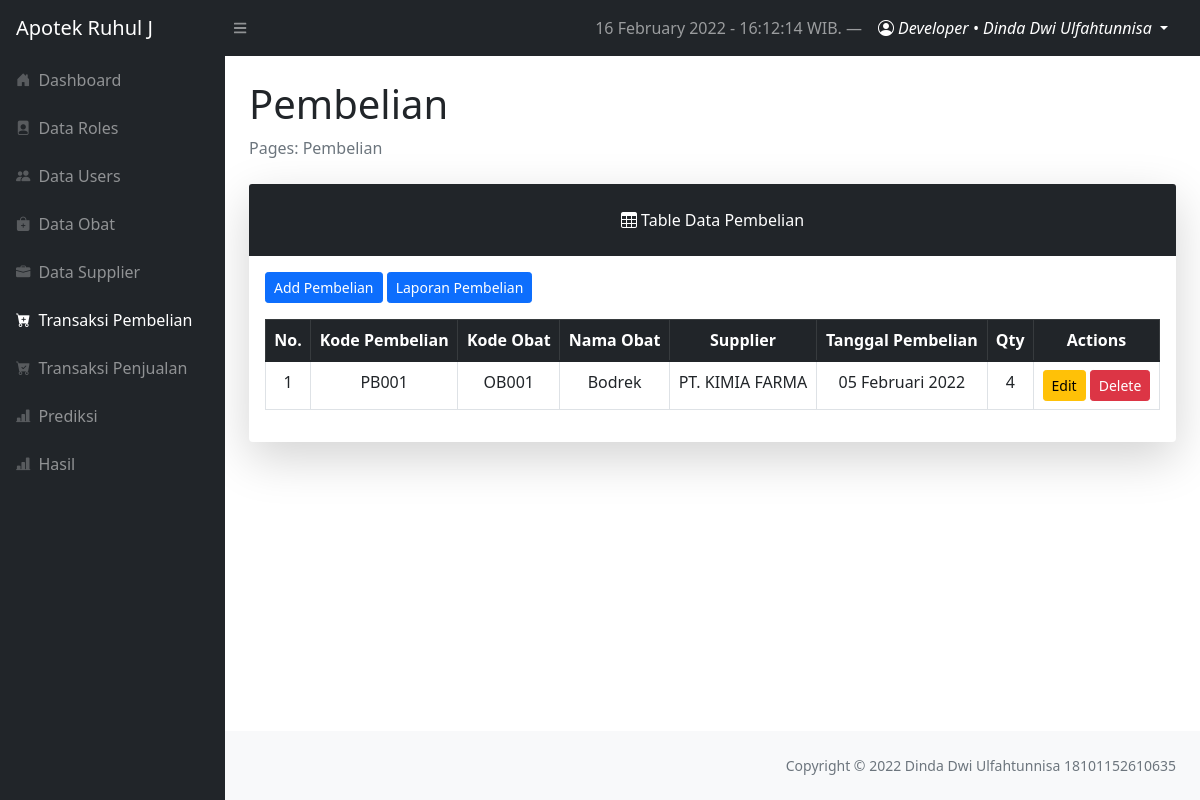
Before: /layouts/dashboard/index.php?page=pembelian (signed in) with the older database file.
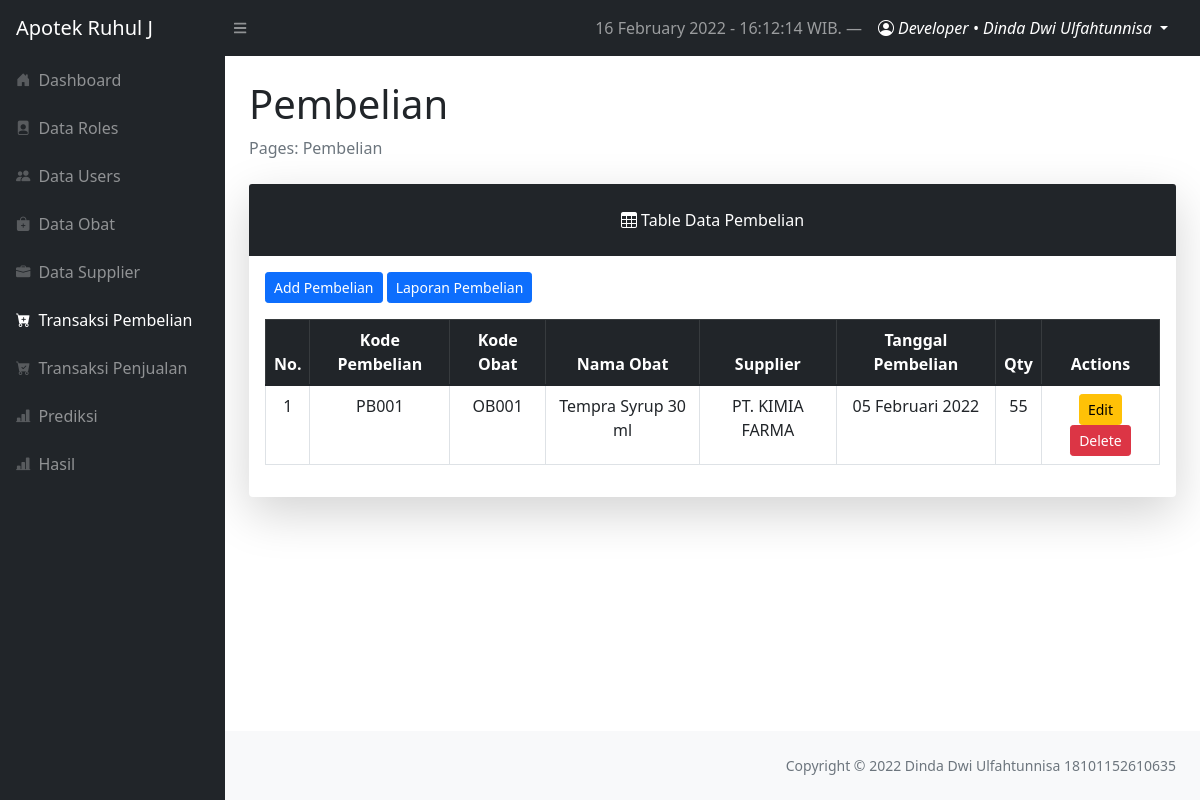
After: the same page with the newer database file.
### tables this page shows
CREATE TABLE `tbl_pembelian` (
  `pembelian_id` int(11) NOT NULL,
  `kode_pembelian` varchar(10) NOT NULL,
  `obat_id` int(11) NOT NULL,
  `kode_obat` varchar(10) NOT NULL,
  `supplier_id` int(11) NOT NULL,
  `bulan` varchar(11) NOT NULL,
  `tahun` year(4) NOT NULL,
  `tgl_pembelian` date NOT NULL,
  `total_pembelian` int(11) NOT NULL
);

CREATE TABLE `tbl_obat` (
  `obat_id` int(11) NOT NULL,
  `kode_obat` varchar(10) NOT NULL,
  `nama_obat` varchar(50) NOT NULL,
  `kedaluwarsa` date NOT NULL,
  `harga_beli` int(11) NOT NULL,
  `harga_jual` int(11) NOT NULL,
  `satuan_obat` varchar(10) NOT NULL,
  `stok` int(11) NOT NULL,
  `supplier_id` int(11) NOT NULL
);

CREATE TABLE `tbl_supplier` (
  `supplier_id` int(11) NOT NULL,
  `kode_supplier` varchar(10) NOT NULL,
  `nama_supplier` varchar(50) NOT NULL,
  `alamat` text NOT NULL,
  `nohp` varchar(13) NOT NULL
);

### config/config.php (called while the page is built, shortened)
<?php
$localhost  = "localhost";
$username   = "root";
$password   = "root";
$db         = "forecasting_apotek";
$conn = mysqli_connect($localhost, $username, $password, $db);
function query($query)
{
    global $conn;
    $result = mysqli_query($conn, $query);
    while ($row = mysqli_fetch_assoc($result)) {
        $rows[] = $row;
    }
    return $rows;
}
function TanggalIndo($date)
{
    $BulanIndo = array("Januari", "Februari", "Maret", "April", "Mei", "Juni", "Juli", "Agustus", "September", "Oktober", "November", "Desember");
    $tahun = substr($date, 0, 4);
    $bulan = substr($date, 5, 2);
    $tgl   = substr($date, 8, 2);
    $result = $tgl . " " . $BulanIndo[(int) $bulan - 1] . " " . $tahun;
    return ($result);
}

### layouts/dashboard/pembelian/index.php (the view, shortened to what this page needs)
<?php
require '../../config/config.php';
$pembelians = query("SELECT * FROM tbl_pembelian
                        INNER JOIN tbL_obat ON tbl_pembelian.obat_id = tbl_obat.obat_id
                        INNER JOIN tbl_supplier ON tbl_pembelian.supplier_id = tbl_supplier.supplier_id
                    ");
$no = 1;
?>
<main>
    <div class="container-fluid px-4">
        <h1 class="mt-4">Pembelian</h1>
        <ol class="breadcrumb mb-4">
            <li class="breadcrumb-item active">Pages: Pembelian</li>
        </ol>
        <div class="card shadow-lg border-0 mb-4">
            <div class="card-header border-0 text-center p-4 bg-dark text-white">
                <i class="bi bi-table"></i>
                Table Data Pembelian
            </div>
            <div class="card-body">
                <a href="?page=pembelian/create" class="btn btn-sm btn-primary mb-3">Add Pembelian</a>
                <a href="?page=pembelian/laporan" class="btn btn-sm btn-primary mb-3">Laporan Pembelian</a>
                <table class="table table-bordered table-hover table-responsive-sm text-center">
                    <thead class="table-dark">
                        <th scope="col">No.</th>
                        <th scope="col">Kode Pembelian</th>
                        <th scope="col">Kode Obat</th>
                        <th scope="col">Nama Obat</th>
                        <th scope="col">Supplier</th>
                        <th scope="col">Tanggal Pembelian</th>
                        <th scope="col">Qty</th>
                        <th scope="col">Actions</th>
                    </thead>
                    <tbody>
                        <?php foreach ($pembelians as $pembelian) : ?>
                            <tr>
                                <td><?= $no++; ?></td>
                                <td><?= $pembelian['kode_pembelian']; ?></td>
                                <td><?= $pembelian['kode_obat']; ?></td>
                                <td><?= $pembelian['nama_obat']; ?></td>
                                <td><?= $pembelian['nama_supplier']; ?></td>
                                <td><?= TanggalIndo($pembelian['tgl_pembelian']); ?></td>
                                <td><?= $pembelian['total_pembelian']; ?></td>
                                <td>
                                    <a href="index.php?page=pembelian/update&id=<?= $pembelian['pembelian_id'] ?>" class="btn btn-sm btn-warning">Edit</a>
                                    <a href="index.php?page=pembelian/delete&id=<?= $pembelian['pembelian_id'] ?>" class="btn btn-sm btn-danger" onclick="return confirm('Are you sure to delete pembelian?')">Delete</a>
                                </td>
                            </tr>
                        <?php endforeach; ?>
                    </tbody>
                </table>
            </div>
        </div>
</main>

Changed rows visible on the page:
changed tbl_pembelian "PB001": obat.nama_obat "Bodrek" → "Tempra Syrup 30 ml"; total_pembelian "4" → "55"
